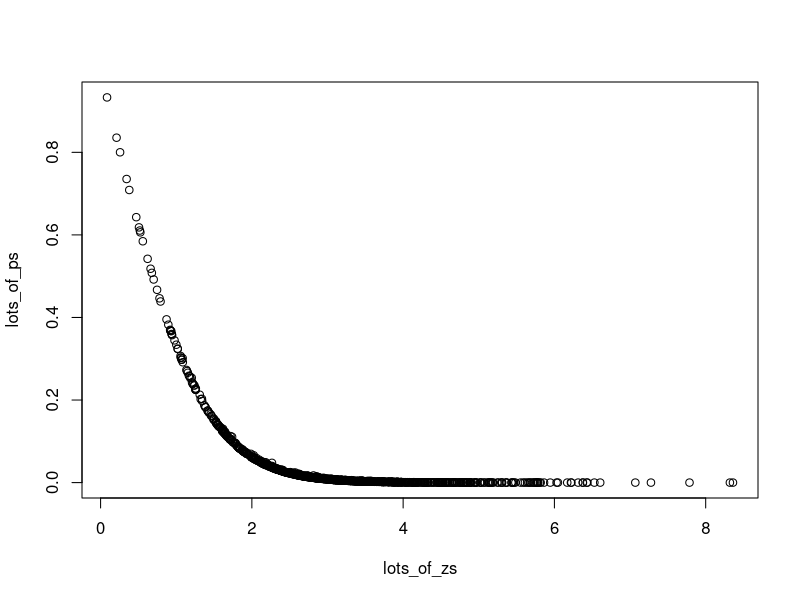
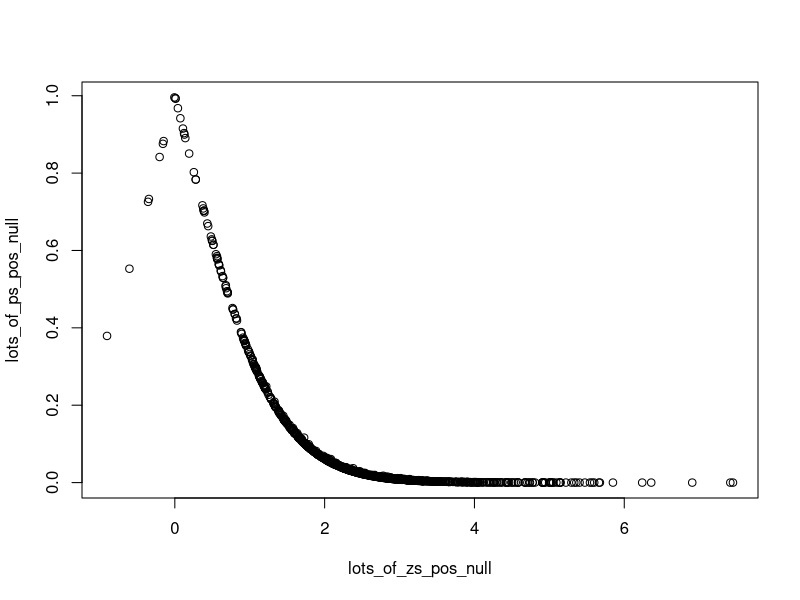
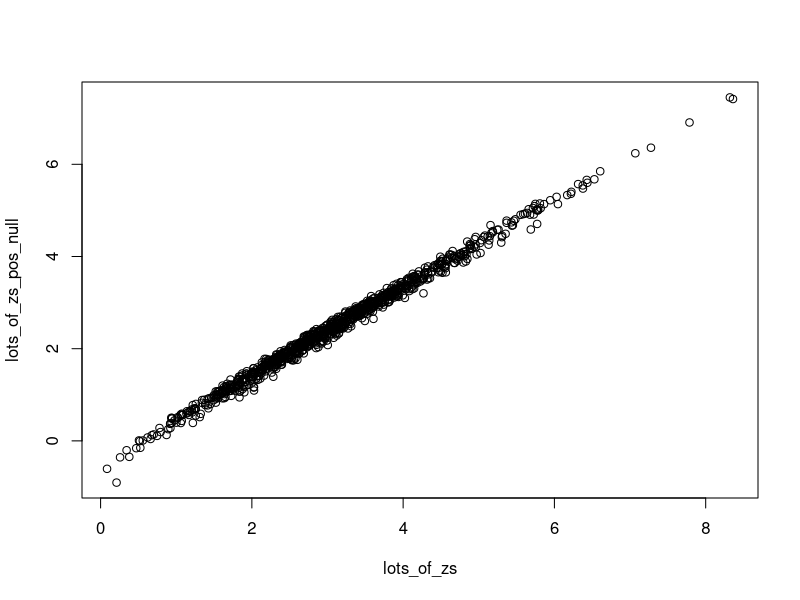
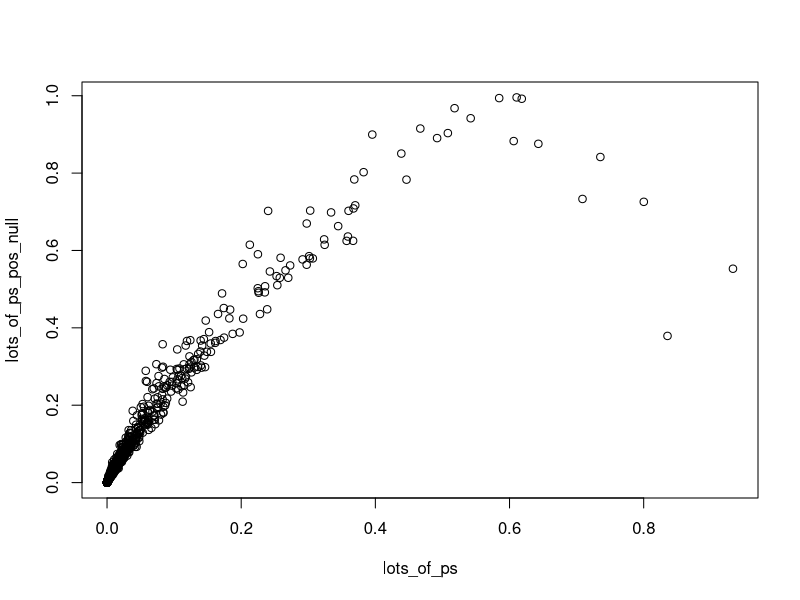
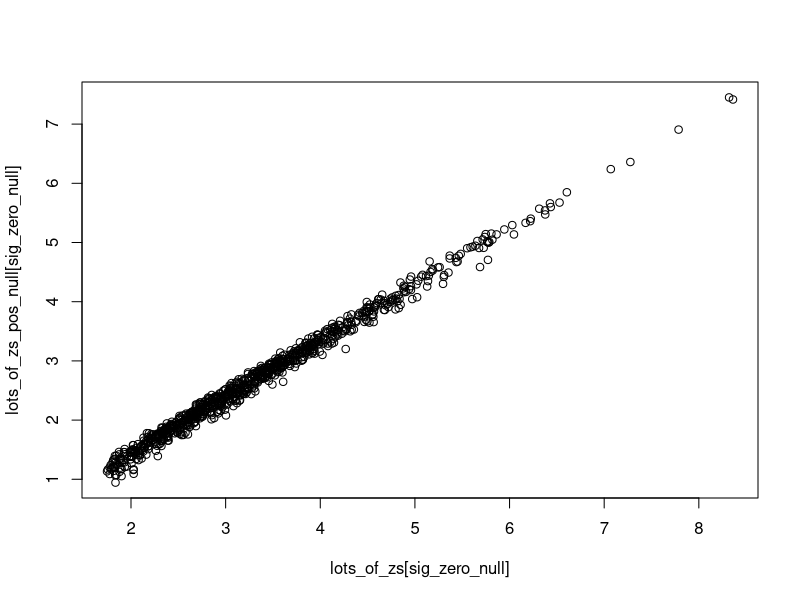
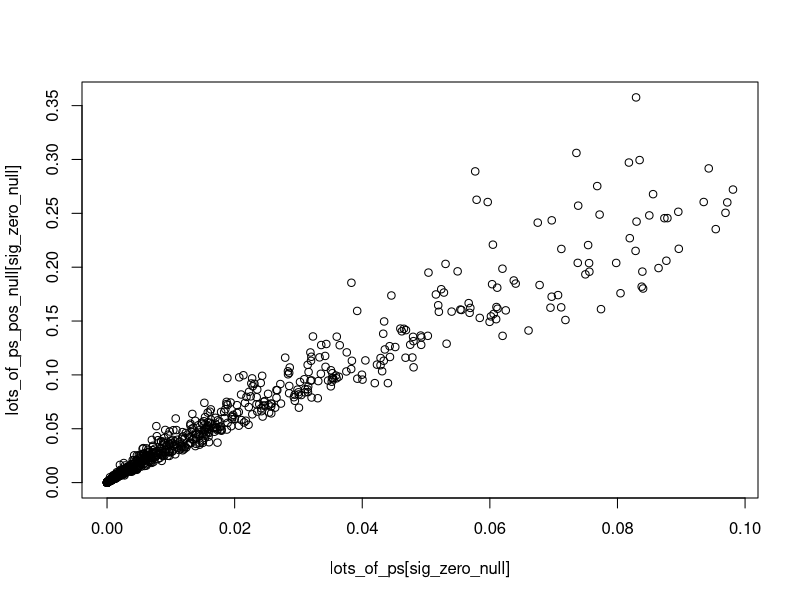

R code for these plots, in order:
## ---- chunk 1
iterations <- 1000
lots_of_zs <- numeric(iterations)
lots_of_ps <- numeric(iterations)
lots_of_zs_pos_null <- numeric(iterations)
lots_of_ps_pos_null <- numeric(iterations)
for(i in 1:iterations) {
  control_vals <- rnorm(10, mean = 1, sd = 0.75)
  drug1_vals <- rnorm(10, mean = 2, sd = 0.75)

  t_test_out <- t.test(drug1_vals, control_vals)

  lots_of_ps[i] <- t_test_out$p.value
  lots_of_zs[i] <- t_test_out$statistic
  
  t_test_out_pos_null <- t.test(drug1_vals, control_vals, mu = 0.2)
  lots_of_ps_pos_null[i] <- t_test_out_pos_null$p.value
  lots_of_zs_pos_null[i] <- t_test_out_pos_null$statistic
}
plot(lots_of_zs, lots_of_ps)
## ---- chunk 2
plot(lots_of_zs_pos_null, lots_of_ps_pos_null)
## ---- chunk 3
plot(lots_of_zs, lots_of_zs_pos_null)
plot(lots_of_ps, lots_of_ps_pos_null)
## ---- chunk 4
sig_zero_null <- which(lots_of_ps < 0.1)
plot(lots_of_zs[sig_zero_null],
     lots_of_zs_pos_null[sig_zero_null])
plot(lots_of_ps[sig_zero_null],
     lots_of_ps_pos_null[sig_zero_null])
